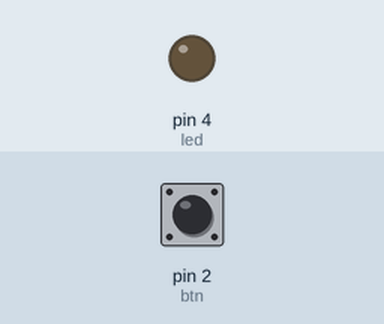
This sketch was run on a simulated Arduino Uno, built with avr-gcc and run on an emulated ATmega328P. Parts: output pins drawn as LEDs (lit = HIGH). The test bench sets the inputs (shaded band); at power-on: pin 2 (btn) LOW.

Above: at 1.2 s.
1.3 s: pin 2 (btn) pulled HIGH for 0.15 s
At 2.5 s:
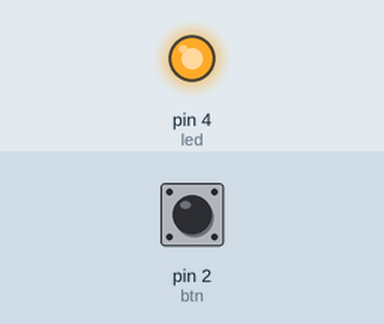
2.9 s: pin 2 (btn) pulled HIGH for 1 s
At 3.9 s:
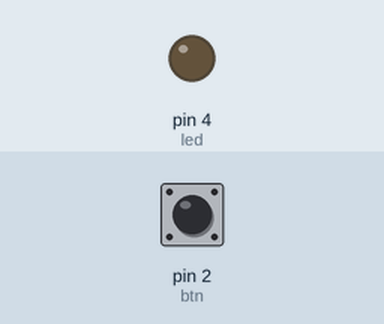
5.4 s: pin 2 (btn) pulled HIGH for 3.2 s
At 5.8 s:
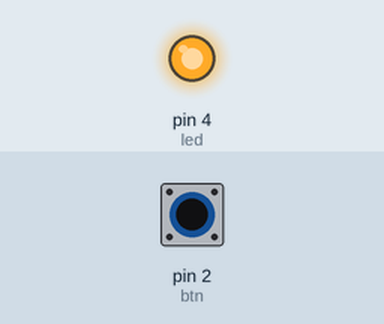
Timing chart, 0 to 8.4 s (numbered marks = the images above; inputs shaded):
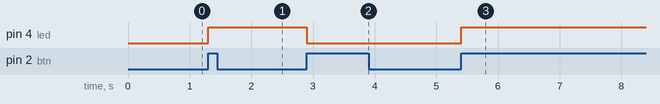

Measured:
- after the input at 1.3 s, pin 4 (led): LOW → HIGH at once
- after the input at 2.9 s, pin 4 (led): HIGH → LOW at once
- after the input at 5.4 s, pin 4 (led): LOW → HIGH at once

The sketch:

ligaDesligaAlternativo.ino
```cpp
int btn = 2;
int led = 4;
int ledAtual = 0;
int btnAtual = 0;
int btnAnterior = 0;

void setup() {
  pinMode(led, OUTPUT);
  pinMode(btn, INPUT);
}

void loop() {
  btnAtual = digitalRead(btn);
  if((btnAtual == HIGH) && (btnAnterior == LOW)){
    ledAtual = digitalRead(led);
    if(ledAtual == LOW){
      digitalWrite(led, HIGH);
    }else{
      digitalWrite(led, LOW);
    }
  }
  btnAnterior = btnAtual;
}
```
